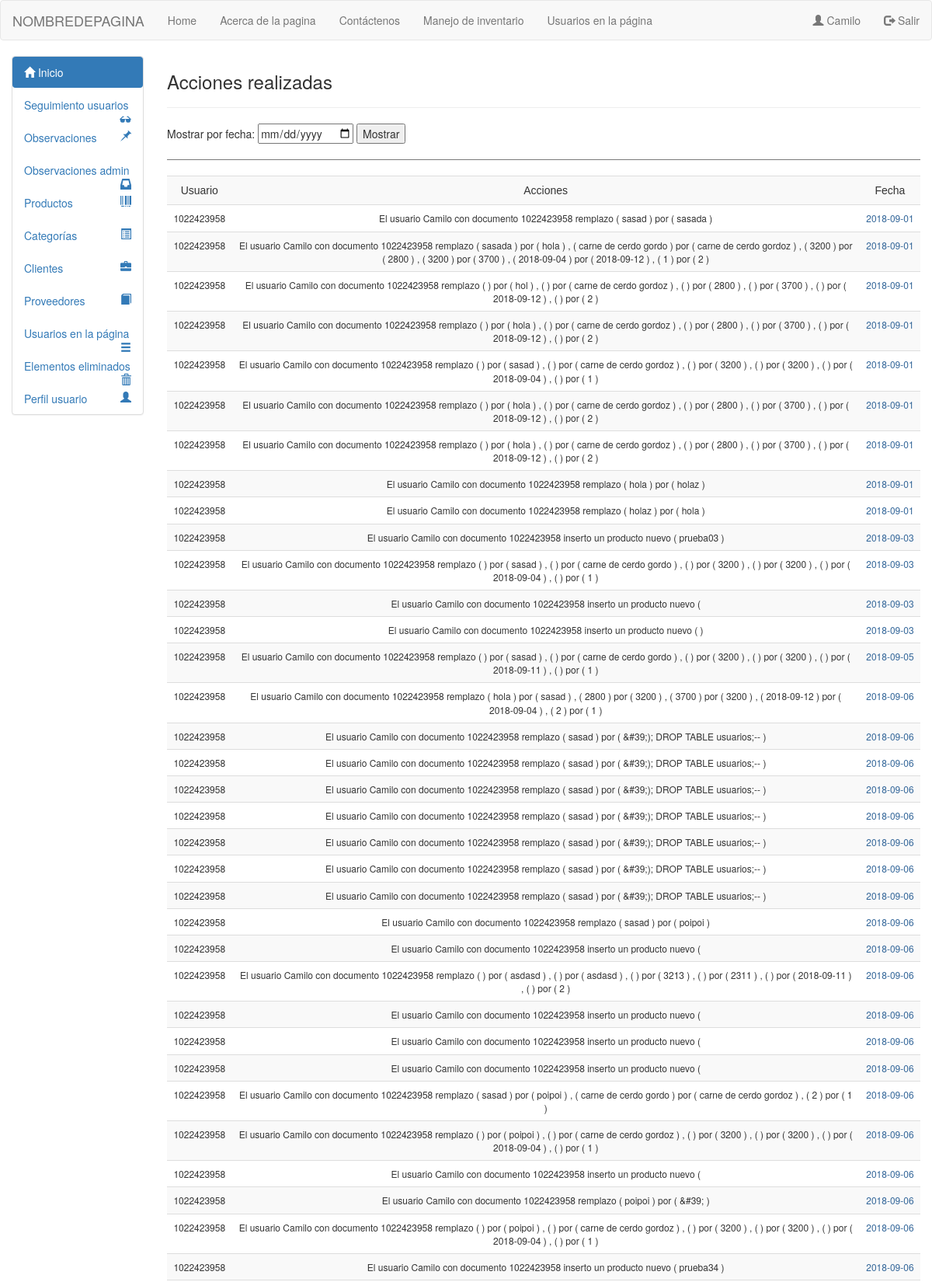
The app's page /vista/html/seguimientousu.php (signed in, upper part) with its own data.
### tables this page shows
CREATE TABLE `seguimiento` (
  `usuario` varchar(50) NOT NULL,
  `descripcion` text NOT NULL,
  `fecha` date NOT NULL
);

### Modelo/conexion.php (called while the page is built, shortened)
<?php
class Conexion
{
public function __construct()
{
$this->con = new mysqli("localhost", "root", "", "inventcorp");
}
}
?>

### modelo/mdlseguimientol.php (called while the page is built, shortened)
<?php
include_once("conexion.php");
class Seguimiento extends Conexion
{
            public function listarse2()
    {
        $q = "select * from seguimiento";
        $consulta = $this->con->query($q) or die ('failed!' . $this->con->error);
        return $consulta;
    }
}
?>

### Modelo/mdlescape.php (called while the page is built)
<?php
class Escap
{
	public function escape($string){
		return htmlentities($string, ENT_QUOTES, 'UTF-8');
	}
}
?>

### vista/html/seguimientousu.php (the view, shortened to what this page needs)
<?php
include_once '../../modelo/mdlseguimientol.php';
include_once '../../modelo/mdlescape.php';
include_once 'header.php';
?>
<!DOCTYPE html>
<html lang="en">
<head>
  <link href="../bootstrap/css/bootstrap.min.css" rel="stylesheet" media="screen">
</head>
<body>
<div class="container-fluid">
<div class="row">
<div class="col-sm-2 col-md-2 sidebar">
<?php
include_once 'menulateral.php';
?>
</div>
<?php
$objeto= new Seguimiento;
$res=$objeto->listarse2();
$objeto3= new Escap;
?>
<div class="col-sm-10 col-md-10">
  <h3>Acciones realizadas</h3>
  <hr>
  <form action="seguimientousuf.php" method="post" >
    <tr>
      <td> Mostrar por fecha: </td>
      <input align="center" type="date" name="fecha">
      <button type="submit" name="boton">Mostrar</button>
    </tr>
  </form>
  <hr style="border-top: 1px double #797979;">
  <div class="table-responsive">
      <table class="table table-hover table-striped" align="center">
      <td align="center" style="font-family:Tahoma, Geneva, sans-serif">Usuario</td>
      <td class="col-sm-10 col-md-10" align="center" style="font-family:Tahoma, Geneva, sans-serif">Acciones</td>
      <td align="center" style="font-family:Tahoma, Geneva, sans-serif">Fecha</td>
      <?php
    	while($row = $res->fetch_array(MYSQLI_ASSOC)){
      ?>
      <tr style="font-size:12px">
      <td align="center"><?php echo $objeto3->escape($row['usuario'])?></td>
      <td align="center"><?php echo $objeto3->escape($row['descripcion'])?></td>
      <td style="color: #369" align="center"><?php echo $objeto3->escape($row['fecha'])?></td>
      <?php } $objeto->CloseDB();?>
      </table>
  </div>
</div>
</div>
</div>
</body>
</html>

### records on screen
seguimiento: usuario "1022423958", descripcion "El usuario Camilo con documento 1022423958 remplazo ( sasad ) por ( sasada )", fecha "2018-09-01"
seguimiento: usuario "1022423958", descripcion "El usuario Camilo con documento 1022423958 remplazo ( sasada ) por ( hola ) , ( carne de cerdo gordo ) por ( carne de cerdo gordoz ) , ( 3200 ) por ( 2800 ) , ( 3200 ) por ( 3700 ) , ( 2018-09-04 ) por ( 2018-09-12 ) , ( 1 ) por ( 2 )", fecha "2018-09-01"
seguimiento: usuario "1022423958", descripcion "El usuario Camilo con documento 1022423958 remplazo ( ) por ( hol ) , ( ) por ( carne de cerdo gordoz ) , ( ) por ( 2800 ) , ( ) por ( 3700 ) , ( ) por ( 2018-09-12 ) , ( ) por ( 2 )", fecha "2018-09-01"
seguimiento: usuario "1022423958", descripcion "El usuario Camilo con documento 1022423958 remplazo ( ) por ( hola ) , ( ) por ( carne de cerdo gordoz ) , ( ) por ( 2800 ) , ( ) por ( 3700 ) , ( ) por ( 2018-09-12 ) , ( ) por ( 2 )", fecha "2018-09-01"
seguimiento: usuario "1022423958", descripcion "El usuario Camilo con documento 1022423958 remplazo ( ) por ( sasad ) , ( ) por ( carne de cerdo gordoz ) , ( ) por ( 3200 ) , ( ) por ( 3200 ) , ( ) por ( 2018-09-04 ) , ( ) por ( 1 )", fecha "2018-09-01"
seguimiento: usuario "1022423958", descripcion "El usuario Camilo con documento 1022423958 remplazo ( ) por ( hola ) , ( ) por ( carne de cerdo gordoz ) , ( ) por ( 2800 ) , ( ) por ( 3700 ) , ( ) por ( 2018-09-12 ) , ( ) por ( 2 )", fecha "2018-09-01"
seguimiento: usuario "1022423958", descripcion "El usuario Camilo con documento 1022423958 remplazo ( ) por ( hola ) , ( ) por ( carne de cerdo gordoz ) , ( ) por ( 2800 ) , ( ) por ( 3700 ) , ( ) por ( 2018-09-12 ) , ( ) por ( 2 )", fecha "2018-09-01"
seguimiento: usuario "1022423958", descripcion "El usuario Camilo con documento 1022423958 remplazo ( hola ) por ( holaz )", fecha "2018-09-01"
seguimiento: usuario "1022423958", descripcion "El usuario Camilo con documento 1022423958 remplazo ( holaz ) por ( hola )", fecha "2018-09-01"
seguimiento: usuario "1022423958", descripcion "El usuario Camilo con documento 1022423958 inserto un producto nuevo ( prueba03 )", fecha "2018-09-03"
seguimiento: usuario "1022423958", descripcion "El usuario Camilo con documento 1022423958 remplazo ( ) por ( sasad ) , ( ) por ( carne de cerdo gordo ) , ( ) por ( 3200 ) , ( ) por ( 3200 ) , ( ) por ( 2018-09-04 ) , ( ) por ( 1 )", fecha "2018-09-03"
seguimiento: usuario "1022423958", descripcion "El usuario Camilo con documento 1022423958 inserto un producto nuevo (", fecha "2018-09-03"
seguimiento: usuario "1022423958", descripcion "El usuario Camilo con documento 1022423958 inserto un producto nuevo ( )", fecha "2018-09-03"
seguimiento: usuario "1022423958", descripcion "El usuario Camilo con documento 1022423958 remplazo ( ) por ( sasad ) , ( ) por ( carne de cerdo gordo ) , ( ) por ( 3200 ) , ( ) por ( 3200 ) , ( ) por ( 2018-09-11 ) , ( ) por ( 1 )", fecha "2018-09-05"
seguimiento: usuario "1022423958", descripcion "El usuario Camilo con documento 1022423958 remplazo ( hola ) por ( sasad ) , ( 2800 ) por ( 3200 ) , ( 3700 ) por ( 3200 ) , ( 2018-09-12 ) por ( 2018-09-04 ) , ( 2 ) por ( 1 )", fecha "2018-09-06"
seguimiento: usuario "1022423958", descripcion "El usuario Camilo con documento 1022423958 remplazo ( sasad ) por ( &#39;); DROP TABLE usuarios;-- )", fecha "2018-09-06"
seguimiento: usuario "1022423958", descripcion "El usuario Camilo con documento 1022423958 remplazo ( sasad ) por ( &#39;); DROP TABLE usuarios;-- )", fecha "2018-09-06"
seguimiento: usuario "1022423958", descripcion "El usuario Camilo con documento 1022423958 remplazo ( sasad ) por ( &#39;); DROP TABLE usuarios;-- )", fecha "2018-09-06"
seguimiento: usuario "1022423958", descripcion "El usuario Camilo con documento 1022423958 remplazo ( sasad ) por ( &#39;); DROP TABLE usuarios;-- )", fecha "2018-09-06"
seguimiento: usuario "1022423958", descripcion "El usuario Camilo con documento 1022423958 remplazo ( sasad ) por ( &#39;); DROP TABLE usuarios;-- )", fecha "2018-09-06"
seguimiento: usuario "1022423958", descripcion "El usuario Camilo con documento 1022423958 remplazo ( sasad ) por ( &#39;); DROP TABLE usuarios;-- )", fecha "2018-09-06"
seguimiento: usuario "1022423958", descripcion "El usuario Camilo con documento 1022423958 remplazo ( sasad ) por ( &#39;); DROP TABLE usuarios;-- )", fecha "2018-09-06"
seguimiento: usuario "1022423958", descripcion "El usuario Camilo con documento 1022423958 remplazo ( sasad ) por ( poipoi )", fecha "2018-09-06"
seguimiento: usuario "1022423958", descripcion "El usuario Camilo con documento 1022423958 inserto un producto nuevo (", fecha "2018-09-06"
seguimiento: usuario "1022423958", descripcion "El usuario Camilo con documento 1022423958 remplazo ( ) por ( asdasd ) , ( ) por ( asdasd ) , ( ) por ( 3213 ) , ( ) por ( 2311 ) , ( ) por ( 2018-09-11 ) , ( ) por ( 2 )", fecha "2018-09-06"
seguimiento: usuario "1022423958", descripcion "El usuario Camilo con documento 1022423958 inserto un producto nuevo (", fecha "2018-09-06"
seguimiento: usuario "1022423958", descripcion "El usuario Camilo con documento 1022423958 inserto un producto nuevo (", fecha "2018-09-06"
seguimiento: usuario "1022423958", descripcion "El usuario Camilo con documento 1022423958 inserto un producto nuevo (", fecha "2018-09-06"
seguimiento: usuario "1022423958", descripcion "El usuario Camilo con documento 1022423958 remplazo ( sasad ) por ( poipoi ) , ( carne de cerdo gordo ) por ( carne de cerdo gordoz ) , ( 2 ) por ( 1 )", fecha "2018-09-06"
seguimiento: usuario "1022423958", descripcion "El usuario Camilo con documento 1022423958 remplazo ( ) por ( poipoi ) , ( ) por ( carne de cerdo gordoz ) , ( ) por ( 3200 ) , ( ) por ( 3200 ) , ( ) por ( 2018-09-04 ) , ( ) por ( 1 )", fecha "2018-09-06"
seguimiento: usuario "1022423958", descripcion "El usuario Camilo con documento 1022423958 inserto un producto nuevo (", fecha "2018-09-06"
seguimiento: usuario "1022423958", descripcion "El usuario Camilo con documento 1022423958 remplazo ( poipoi ) por ( &#39; )", fecha "2018-09-06"
seguimiento: usuario "1022423958", descripcion "El usuario Camilo con documento 1022423958 remplazo ( ) por ( poipoi ) , ( ) por ( carne de cerdo gordoz ) , ( ) por ( 3200 ) , ( ) por ( 3200 ) , ( ) por ( 2018-09-04 ) , ( ) por ( 1 )", fecha "2018-09-06"
seguimiento: usuario "1022423958", descripcion "El usuario Camilo con documento 1022423958 inserto un producto nuevo ( prueba34 )", fecha "2018-09-06"

### other values on screen
$_SESSION["session"] "Camilo"
